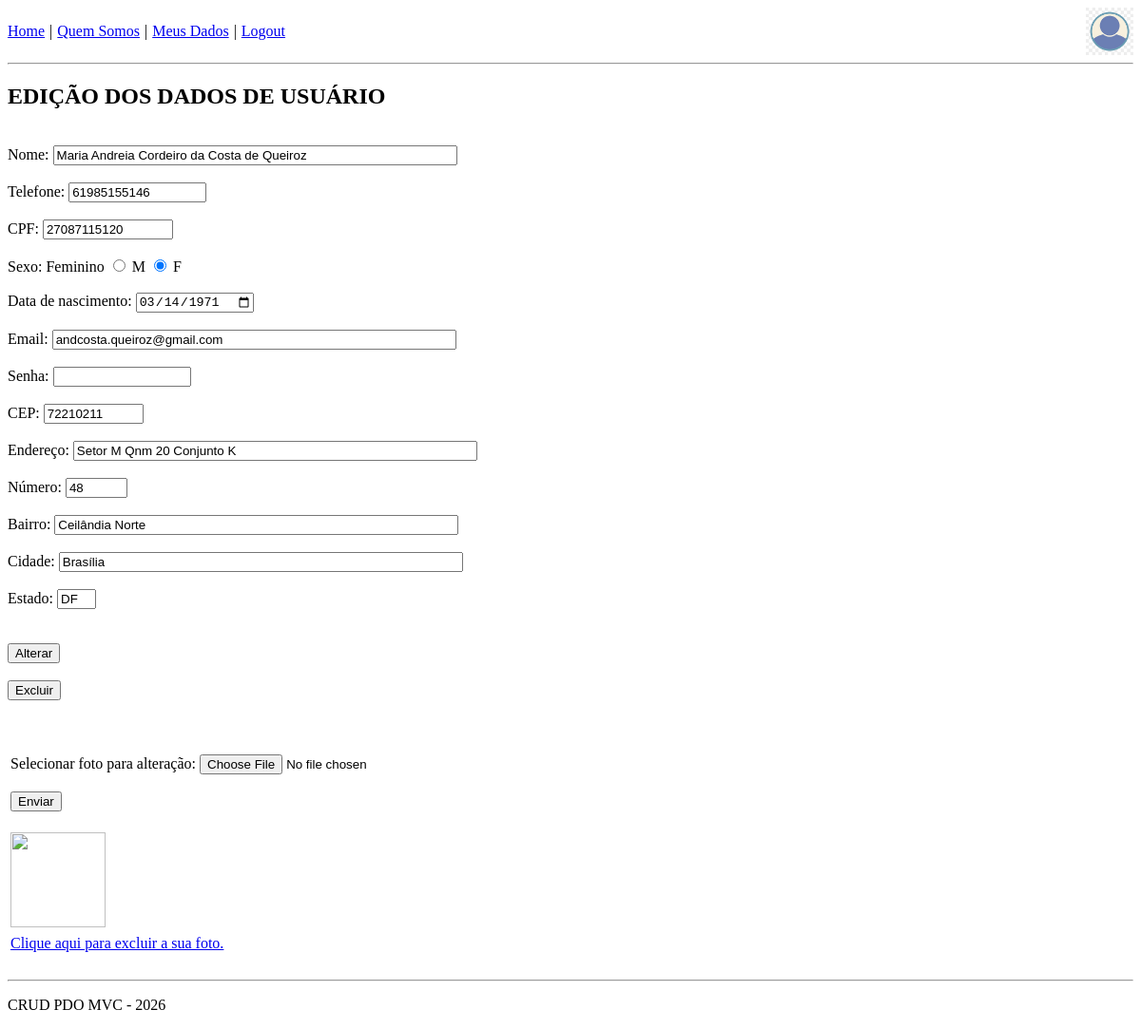
/public/usuario/editar (signed in), run on the app's committed database.
### tables this page shows
CREATE TABLE `tb_usuario` (
  `id` int(11) NOT NULL,
  `nome` varchar(50) DEFAULT NULL,
  `sexo` varchar(9) DEFAULT NULL,
  `telefone` varchar(15) DEFAULT NULL,
  `cpf` varchar(14) DEFAULT NULL,
  `data_nascimento` date DEFAULT NULL,
  `email` varchar(50) DEFAULT NULL,
  `senha` varchar(255) DEFAULT NULL,
  `endereco` varchar(50) DEFAULT NULL,
  `numero` varchar(5) DEFAULT NULL,
  `bairro` varchar(50) DEFAULT NULL,
  `cidade` varchar(50) DEFAULT NULL,
  `estado` char(2) DEFAULT NULL,
  `cep` varchar(10) DEFAULT NULL
);

### app/controllers/controller.php (called while the page is built)
<?php
class Controller
{
    protected function render($view, $dados = [])
    {
        extract($dados);
        require_once __DIR__ . "/../views/layout/cabecalho.php";
        require_once __DIR__ . "/../views/$view.php";
        require_once __DIR__ . "/../views/layout/rodape.php";
    }
}
?>

### app/controllers/usuarioController.php (called while the page is built, shortened)
<?php
require_once "Controller.php";
class UsuarioController extends Controller
{
   public function editar()
{
require_once "../app/models/Usuario.php";
$usuario = new Usuario();
$dados = $usuario->pesquisarUsuario($_SESSION['id_usuario']);
$dados['titulo'] = "EDITAR CADASTRO";
$this->render("usuarios/editar_usuario", $dados);
}
}

### app/models/Usuario.php (called while the page is built, shortened)
<?php
require_once 'Conexao.php';
class Usuario {
private $pdo;
public function __construct()
{
 $this->pdo = Conexao::conectar();
 $this->pdo->setAttribute(PDO::ATTR_ERRMODE, PDO::ERRMODE_EXCEPTION);
}
public function pesquisarUsuario($id)
{
$cmd = $this->pdo->prepare("
SELECT
id,
nome,
sexo,
telefone,
cpf,
data_nascimento,
email,
endereco,
numero,
bairro,
cidade,
estado,
cep
FROM tb_usuario
WHERE id = :i
");
$cmd->bindValue(":i", $id, PDO::PARAM_INT);
$cmd->execute();
return $cmd->fetch(PDO::FETCH_ASSOC);
}
}

### app/models/Conexao.php (called while the page is built)
<?php
class Conexao
{
    public static function conectar()
    {
        $host = 'localhost';
        $dbname = 'db_projeto';
        $usuario = 'root';
        $senha = '';
        try
        {
            return new PDO("mysql:host=$host;dbname=$dbname", $usuario, $senha);
        }
        catch (PDOException $e)
        {
            die("Erro ao conectar: " . $e->getMessage());
        }
    }
}
?>

### app/views/usuarios/editar_usuario.php (the view, shortened to what this page needs)
<?php
 $nome = htmlspecialchars($dados["nome"]);
 $sexo = htmlspecialchars($dados["sexo"]);
 $tel = htmlspecialchars($dados["telefone"]);
 $cpf = htmlspecialchars($dados["cpf"]);
 $data_n = htmlspecialchars($dados["data_nascimento"]);
 $emai = htmlspecialchars($dados["email"]);
 $end = htmlspecialchars($dados["endereco"]);
 $num = htmlspecialchars($dados["numero"]);
 $bair = htmlspecialchars($dados["bairro"]);
 $cid = htmlspecialchars($dados["cidade"]);
 $est = htmlspecialchars($dados["estado"]);
 $ce = htmlspecialchars($dados["cep"]);
?>
<h2> EDIÇÃO DOS DADOS DE USUÁRIO </h2>
<br>
<form method="post" action="<?= BASE_URL ?>usuario/editar_usuario">
 Nome: <input type="text" name="nome" size="50" maxlength="50" value="<?= $nome ?>"
autofocus><br><br>
 Telefone: <input type="text" name="telefone" size="15" maxlength="15" value="<?= $tel
?>"><br><br>
 CPF: <input type="text" name="cpf" size="14" maxlength="14" value="<?= $cpf ?>"><br><br>
 Sexo: <label><?php echo $sexo; ?></label>
 <input type="radio" name="sexo" value="Masculino" <?php if($sexo == 'Masculino') echo
'checked'; ?>> M
 <input type="radio" name="sexo" value="Feminino" <?php if($sexo == 'Feminino') echo
'checked'; ?>> F
 <br><br>
 Data de nascimento: <input type="date" name="data_n" value="<?= $data_n ?>"><br><br>
 Email: <input type="text" name="email" size="50" maxlength="50" value="<?= $emai
?>"><br><br>
 Senha: <input type="password" name="senha" size="15" maxlength="15" value=""
autocomplete="new-password"><br><br>
CEP: <input type="text" name="cep" size="10" maxlength="10" value="<?= $ce
?>"><br><br>
 Endereço: <input type="text" name="endereco" size="50" maxlength="60" value="<?= $end
?>"><br><br>
Número: <INPUT type="text" name="numero" size="5" maxlength="5" value="<?= $num
?>"> <br><br>
 Bairro: <input type="text" name="bairro" size="50" maxlength="50" value="<?= $bair
?>"><br><br>
 Cidade: <input type="text" name="cidade" size="50" maxlength="50" value="<?= $cid
?>"><br><br>
 Estado: <input type="text" name="estado" size="2" maxlength="2" value="<?= $est
?>"><br><br><br>
 <input type="submit" value="Alterar">
</form>
<br>
<form method="post" action="<?= BASE_URL ?>usuario/excluir">
 <input type="submit" value="Excluir">
</form>
<br>
<table border="0" width="900" align="">
<tr>
<td>
<form action="<?= BASE_URL ?>usuario/alterarFoto" method="post"
enctype="multipart/form-data">
<label for="foto">Selecionar foto para alteração:</label>
<input type="file" id="foto" name="foto"> <br /> <br />
<input type="submit" value="Enviar" name="submit" /><br><br>
</form>
</td>
<br/> <br/>
</tr>
<?php
$foto = $_SESSION['foto_atual'];
?>
<tr>
<td align="" height="89"><img src="<?= BASE_URL . 'assets/images/usuario/' .
$foto . "?t=" . time(); ?>" height="100" width="100">
</tr>
<tr>
<td>
<a href="<?= BASE_URL ?>usuario/excluirFoto">Clique aqui para excluir a sua foto.</a>
<br><br>
</td>
</tr>
</table>

### data on the page
tb_usuario: nome "Maria Andreia Cordeiro da Costa de Queiroz", telefone "61985155146", cpf "27087115120", sexo "Feminino", sexo "☑", data_n "03/14/1971", email "andcosta.queiroz@gmail.com", cep "72210211", endereco "Setor M Qnm 20 Conjunto K", numero "48", bairro "Ceilândia Norte", cidade "Brasília", estado "DF"
